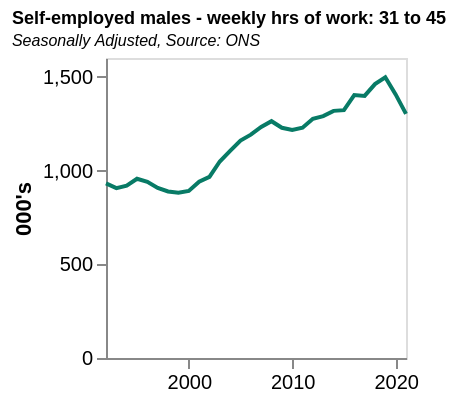

The specification (Vega-Lite) saved for this image:
### Vega-Lite specification from a JSON file in a GitHub repository (floating-point values rounded to 4 significant figures)
{"$schema": "https://vega.github.io/schema/vega-lite/v5.json", "data": {"values": [{"date": "1992", "label": "1992", "month": "", "quarter": "", "sourceDataset": "LMS", "updateDate": "2022-06-13T23:00:00.000Z", "value": "931", "year": "1992"}, {"date": "1993", "label": "1993", "month": "", "quarter": "", "sourceDataset": "LMS", "updateDate": "2022-06-13T23:00:00.000Z", "value": "906", "year": "1993"}, {"date": "1994", "label": "1994", "month": "", "quarter": "", "sourceDataset": "LMS", "updateDate": "2022-06-13T23:00:00.000Z", "value": "919", "year": "1994"}, {"date": "1995", "label": "1995", "month": "", "quarter": "", "sourceDataset": "LMS", "updateDate": "2022-06-13T23:00:00.000Z", "value": "956", "year": "1995"}, {"date": "1996", "label": "1996", "month": "", "quarter": "", "sourceDataset": "LMS", "updateDate": "2022-06-13T23:00:00.000Z", "value": "940", "year": "1996"}, {"date": "1997", "label": "1997", "month": "", "quarter": "", "sourceDataset": "LMS", "updateDate": "2022-06-13T23:00:00.000Z", "value": "907", "year": "1997"}, {"date": "1998", "label": "1998", "month": "", "quarter": "", "sourceDataset": "LMS", "updateDate": "2022-06-13T23:00:00.000Z", "value": "888", "year": "1998"}, {"date": "1999", "label": "1999", "month": "", "quarter": "", "sourceDataset": "LMS", "updateDate": "2022-06-13T23:00:00.000Z", "value": "881", "year": "1999"}, {"date": "2000", "label": "2000", "month": "", "quarter": "", "sourceDataset": "LMS", "updateDate": "2022-06-13T23:00:00.000Z", "value": "891", "year": "2000"}, {"date": "2001", "label": "2001", "month": "", "quarter": "", "sourceDataset": "LMS", "updateDate": "2022-06-13T23:00:00.000Z", "value": "940", "year": "2001"}, {"date": "2002", "label": "2002", "month": "", "quarter": "", "sourceDataset": "LMS", "updateDate": "2022-06-13T23:00:00.000Z", "value": "966", "year": "2002"}, {"date": "2003", "label": "2003", "month": "", "quarter": "", "sourceDataset": "LMS", "updateDate": "2022-06-13T23:00:00.000Z", "value": "1048", "year": "2003"}, {"date": "2004", "label": "2004", "month": "", "quarter": "", "sourceDataset": "LMS", "updateDate": "2022-06-13T23:00:00.000Z", "value": "1105", "year": "2004"}, {"date": "2005", "label": "2005", "month": "", "quarter": "", "sourceDataset": "LMS", "updateDate": "2022-06-13T23:00:00.000Z", "value": "1160", "year": "2005"}, {"date": "2006", "label": "2006", "month": "", "quarter": "", "sourceDataset": "LMS", "updateDate": "2022-06-13T23:00:00.000Z", "value": "1191", "year": "2006"}, {"date": "2007", "label": "2007", "month": "", "quarter": "", "sourceDataset": "LMS", "updateDate": "2022-06-13T23:00:00.000Z", "value": "1232", "year": "2007"}, {"date": "2008", "label": "2008", "month": "", "quarter": "", "sourceDataset": "LMS", "updateDate": "2022-06-13T23:00:00.000Z", "value": "1263", "year": "2008"}, {"date": "2009", "label": "2009", "month": "", "quarter": "", "sourceDataset": "LMS", "updateDate": "2022-06-13T23:00:00.000Z", "value": "1228", "year": "2009"}, {"date": "2010", "label": "2010", "month": "", "quarter": "", "sourceDataset": "LMS", "updateDate": "2022-06-13T23:00:00.000Z", "value": "1216", "year": "2010"}, {"date": "2011", "label": "2011", "month": "", "quarter": "", "sourceDataset": "LMS", "updateDate": "2022-06-13T23:00:00.000Z", "value": "1228", "year": "2011"}, {"date": "2012", "label": "2012", "month": "", "quarter": "", "sourceDataset": "LMS", "updateDate": "2022-06-13T23:00:00.000Z", "value": "1276", "year": "2012"}, {"date": "2013", "label": "2013", "month": "", "quarter": "", "sourceDataset": "LMS", "updateDate": "2022-06-13T23:00:00.000Z", "value": "1290", "year": "2013"}, {"date": "2014", "label": "2014", "month": "", "quarter": "", "sourceDataset": "LMS", "updateDate": "2022-06-13T23:00:00.000Z", "value": "1318", "year": "2014"}, {"date": "2015", "label": "2015", "month": "", "quarter": "", "sourceDataset": "LMS", "updateDate": "2022-06-13T23:00:00.000Z", "value": "1322", "year": "2015"}, {"date": "2016", "label": "2016", "month": "", "quarter": "", "sourceDataset": "LMS", "updateDate": "2022-06-13T23:00:00.000Z", "value": "1402", "year": "2016"}, {"date": "2017", "label": "2017", "month": "", "quarter": "", "sourceDataset": "LMS", "updateDate": "2022-06-13T23:00:00.000Z", "value": "1398", "year": "2017"}, {"date": "2018", "label": "2018", "month": "", "quarter": "", "sourceDataset": "LMS", "updateDate": "2022-06-13T23:00:00.000Z", "value": "1461", "year": "2018"}, {"date": "2019", "label": "2019", "month": "", "quarter": "", "sourceDataset": "LMS", "updateDate": "2022-06-13T23:00:00.000Z", "value": "1497", "year": "2019"}, {"date": "2020", "label": "2020", "month": "", "quarter": "", "sourceDataset": "LMS", "updateDate": "2022-08-15T23:00:00.000Z", "value": "1406", "year": "2020"}, {"date": "2021", "label": "2021", "month": "", "quarter": "", "sourceDataset": "LMS", "updateDate": "2022-08-15T23:00:00.000Z", "value": "1302", "year": "2021"}], "format": {"parse": {"date": "date"}}}, "title": {"text": "Self-employed males - weekly hrs of work: 31 to 45", "fontSize": 9, "subtitle": "Seasonally Adjusted, Source: ONS", "subtitleFontStyle": "italic", "subtitleFontSize": 8, "anchor": "start", "color": "black"}, "width": 150, "height": 150, "mark": {"type": "line", "color": "rgb(8,123,102"}, "encoding": {"x": {"field": "date", "type": "temporal", "axis": {"grid": false}, "title": ""}, "y": {"field": "value", "type": "quantitative", "axis": {"grid": false}, "title": "000's"}}}
